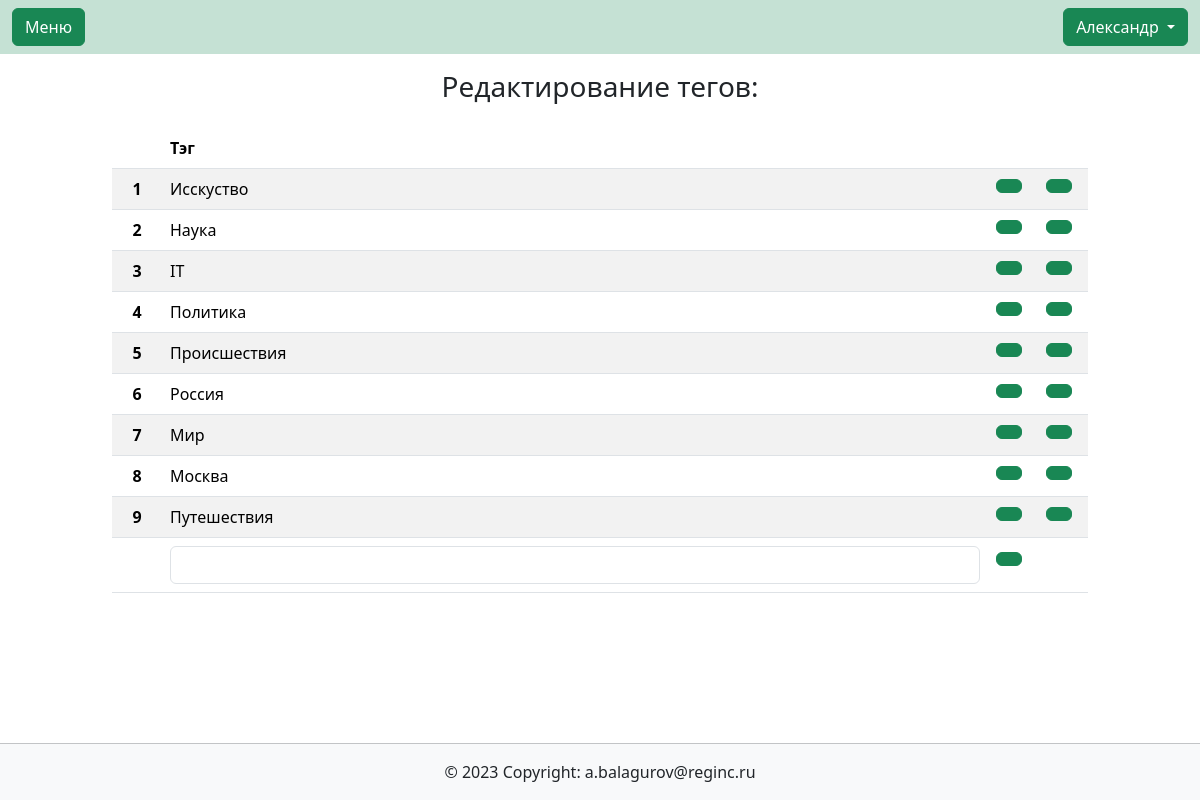
Screenshot of /contentmanagment/tags/ (signed in) with the database file from the repository.
### users/models.py (models this page shows, shortened)
class User(AbstractUser):
    description = models.CharField(max_length=150, blank=True, verbose_name='Занимаемая должность',)
    class Meta:
        verbose_name_plural = 'Пользователи'
        default_permissions = ()
        permissions = [
            ('edit_profile', 'Сan change his profile data'),
            ('user_administration', 'Can add, change and delete user data')
        ]

### main/models.py (models this page shows, shortened)
class TagsModel(models.Model):
    description = models.CharField(max_length=100, blank=True)
    class Meta:
        verbose_name_plural = 'Тэги публикаций'
        default_permissions = ()
        permissions = [
            ('tags_editor', 'Can edit the tags')
        ]
    def get_absolute_url(self):
        return reverse('contentmanagment:tags', kwargs={'id': self.id})

### contentmanagment/views.py (the view, shortened to what this page needs)
# urls.py: path('tags/', views.tags, name='tags'),
@permission_required(['main.tags_editor'], raise_exception=True)
def tags(request, id=None):
    tags_news = TagsModel.objects.all()
    if id is not None:
        instance = TagsModel.objects.get(pk=id)
        form = TagsForm(instance=instance)
    else:
        form = TagsForm()
    context = {
        'tags': tags_news,
        'form': form,
        'id': id,
    }
    return render(request, 'contentmanagment/tags.html', context)

### contentmanagment/forms.py
class TagsForm(forms.ModelForm):
    class Meta:
        model = TagsModel
        fields = ['description']
        widgets = {
            'description': forms.TextInput(attrs={'class': 'form-control'}),
        }

### contentmanagment/templates/contentmanagment/tags.html (shortened to what this page needs)
{% extends  'base.html' %}
{% load bootstrap_icons %}
{% block content %}
    <h3 class="text-center py-3">Редактирование тегов:</h3>
    <div class="container col-12 col-md-10">
    <table class="table table-striped">
        <thead>
          <tr>
            <th scope="col"></th>
            <th scope="col">Тэг</th>
            <th scope="col"></th>
            <th scope="col"></th>
          </tr>
        </thead>
        <tbody>
        {% for tag in tags %}
            <tr class="my-auto align-items-center">
                <th scope="row" class="my-auto py-auto text-center" style="width: 50px;">{{ forloop.counter }}</th>
                <td class="my-auto py-auto align-items-center">{{ tag.description }}</td>
                <td class="my-1 py-1" style="width: 50px;"><a class="btn btn-success" href="{{ tag.get_absolute_url }}">{% bs_icon 'pencil-fill' size='1.3em' %}</a></td>
                <td class="my-1 py-1" style="width: 50px;"><a class="btn btn-success" href="{% url 'contentmanagment:removetag' tag.id %}">{% bs_icon 'trash3-fill' size='1.3em' %}</a></td>
            </tr>
        {% endfor %}
            <form method="post">
                <tr class="my-auto align-items-center">
                    <th scope="row" class="my-auto text-center" style="width: 50px;"></th>
                    <td class="my-auto py-auto align-items-center">{{ form.description }}</td>
                    <td class="my-auto" style="width: 50px;"><button type="submit" class="btn btn-success"> </button></td>
                    <td></td>
                </tr>
            </form>
        </tbody>
    </table>
</div>
{% endblock content %}

### all_apps/templates/header.html (shortened to what this page needs)
{% load bootstrap_icons %}
<nav class="navbar navbar-expand-lg navbar-light" style="background-color: #C5E1D4;">
    <div class="container-fluid">
        <a class="btn btn-success" data-bs-toggle="offcanvas" href="#offcanvasExample" role="button" aria-controls="offcanvasExample">
            {% bs_icon 'list' size='1.5em' %} Меню
        </a>
        {% if user.is_authenticated %}
            <div class="dropdown ms-3" style="background-color: #C5E1D4;">
                <button class="btn btn-success dropdown-toggle" id="bd-versions" data-bs-toggle="dropdown" aria-expanded="false" data-bs-display="static">
                    {{ user.last_name }} {{ user.first_name }}
                </button>
            </div>
        {% endif %}
    </div>
  </nav>

### main/static/main/css/style.css (style rules this page uses)
body { min-height: 100vh; position: relative; margin: 0; padding-bottom: 55px; box-sizing: border-box; }

### rows the page displays
User: first_name "Александр"
TagsModel: description "Исскуство"
TagsModel: description "Наука"
TagsModel: description "IT"
TagsModel: description "Политика"
TagsModel: description "Происшествия"
TagsModel: description "Россия"
TagsModel: description "Мир"
TagsModel: description "Москва"
TagsModel: description "Путешествия"
